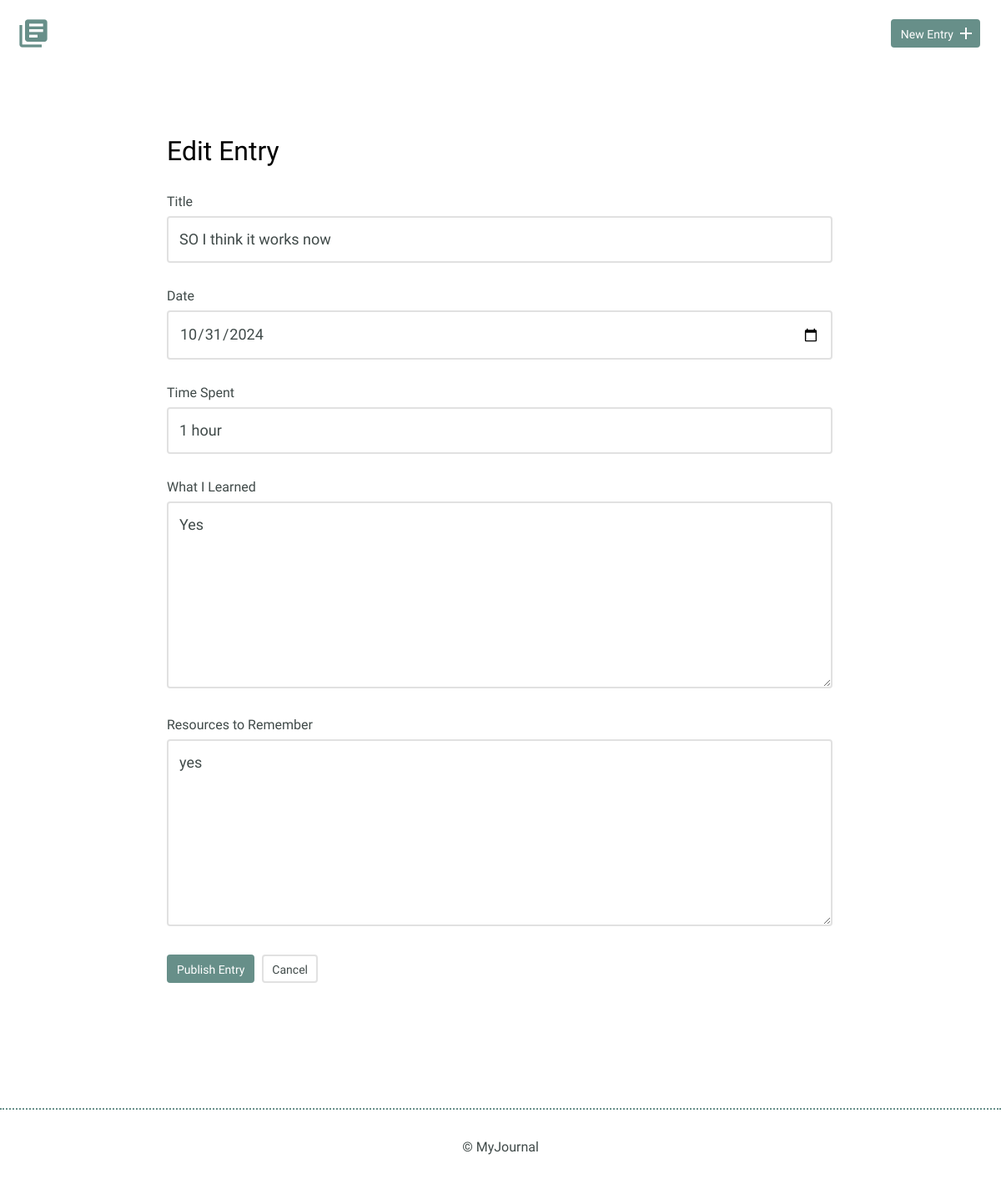
The page /edit.php?id=31 on the database its author committed.
### tables this page shows
CREATE TABLE "entries" (
	`id`	INTEGER,
	`title`	TEXT,
	`date`	TEXT,
	`time_spent`	INTEGER,
	`learned`	BLOB,
	`resources`	BLOB,
	PRIMARY KEY(`id`)
);

### inc/functions.php (called while the page is built, shortened)
<?php
function get_entry($id){
    include 'connection.php';
$sql = 'SELECT id,title,date,time_spent,learned,resources FROM entries WHERE id = ?';
try{
    $results = $db->prepare($sql);
    $results->bindValue(1, $id, PDO::PARAM_INT);
    $results->execute();
} catch (Exception $e) {
    echo "Error!: " . $e->getMessage() . "<br />";
    return false;
  }
return $results->fetch();
}

### edit.php (the view, shortened to what this page needs)
<?php
require 'inc/functions.php';
include 'inc/header.php';
$title = $date = $time_spent = $learned = $resources = $tag = " ";
$id = filter_input(INPUT_GET, 'id', FILTER_SANITIZE_NUMBER_INT);
if(isset($_GET['id'])){
    list($id,$title,$date,$time_spent,$learned,$resources) = get_entry(filter_input(INPUT_GET, 'id',
    FILTER_SANITIZE_NUMBER_INT));
}
?>
<!DOCTYPE html>
<html>
        <section>
            <div class="container">
                <div class="edit-entry">
                    <h2>Edit Entry</h2>
                      <form method="POST">
                          <label for="title">Title</label>
                          <input id="title" type="text" name="title" placeholder="Title" value= "<?php echo htmlspecialchars($title); ?>"><br>
                          <label for="date">Date</label>
                          <input id="date" type="date" name="date" placeholder="YYYY-MM-DD" value= "<?php echo htmlspecialchars($date); ?>"><br>
                          <label for="time-spent"> Time Spent</label>
                          <input id="time-spent" type="text" name="timeSpent" value= "<?php echo htmlspecialchars($time_spent); ?>"placeholder="1 hour" ><br>
                          <label for="what-i-learned">What I Learned</label>
                          <textarea id="what-i-learned" rows="5" name="whatILearned" placeholder="Today I learned..." value = ""><?php echo htmlspecialchars($learned); ?></textarea>
                          <label for="resources-to-remember">Resources to Remember</label>
                          <textarea id="resources-to-remember" rows="5" name="ResourcesToRemember" placeholder="Treehouse.com" value = ""><?php echo htmlspecialchars($resources); ?> </textarea>
                          <input type="submit" value="Publish Entry" class="button">
                          <a href="index.php" class="button button-secondary">Cancel</a>
                      </form>
                </div>
            </div>
        </section>
<?php include 'inc/footer.php'; ?>
</html>

### css/site.css (style rules this page uses)
body { font-size: 16px; color: #404a49; font-family: 'Cousine', serif; font-weight: 400; }
.container { margin: 0 auto; padding: 0 25px; }
.button { padding: 8px 10px 6px 10px; background: #678f89; border: 2px solid #678f89; border-radius: 4px; text-decoration: none; color: #FFF; position: relative; text-align: center; font-size: 14px; }
.button.button-secondary { background: #FFF; border: 2px solid #e1e1e1; color: #404a49; }
h1, h2, h3 { margin: 0; font-weight: 400; line-height: 1em; color: #000; }
h2 { font-size: 32px; }
.entry-list, .edit-entry, .new-entry { max-width: 800px; margin: 0 auto; padding: 70px 0 150px 0; }
.edit-entry h2, .new-entry h2 { margin-bottom: 35px; }
form label { display: block; margin-bottom: 8px; }
form input[type=text], form input[type=password], form input[type=date], form textarea { border: 2px solid #e1e1e1; font-size: 18px; line-height: 1.8em; padding:10px 13px; margin-bottom: 30px; border-radius: 4px; width: calc(100% - 32px); }
.edit-entry form textarea, .new-entry form textarea { min-height: 200px; }
input[type=submit] { margin-right: 5px; }

### rows shown on the page
entries: title "SO I think it works now", date "10/31/2024", timeSpent "1 hour", whatILearned "Yes", ResourcesToRemember "yes"
